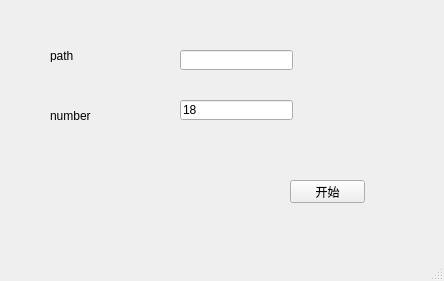
<?xml version="1.0" encoding="UTF-8"?>
<ui version="4.0">
 <class>MainWindow</class>
 <widget class="QMainWindow" name="MainWindow">
  <property name="geometry">
   <rect>
    <x>0</x>
    <y>0</y>
    <width>444</width>
    <height>281</height>
   </rect>
  </property>
  <property name="windowTitle">
   <string>MainWindow</string>
  </property>
  <widget class="QWidget" name="centralwidget">
   <widget class="QLabel" name="label">
    <property name="geometry">
     <rect>
      <x>50</x>
      <y>50</y>
      <width>54</width>
      <height>12</height>
     </rect>
    </property>
    <property name="text">
     <string>path</string>
    </property>
   </widget>
   <widget class="QLabel" name="label_2">
    <property name="geometry">
     <rect>
      <x>50</x>
      <y>110</y>
      <width>54</width>
      <height>12</height>
     </rect>
    </property>
    <property name="text">
     <string>number</string>
    </property>
   </widget>
   <widget class="QLineEdit" name="pathE">
    <property name="geometry">
     <rect>
      <x>180</x>
      <y>50</y>
      <width>113</width>
      <height>20</height>
     </rect>
    </property>
   </widget>
   <widget class="QLineEdit" name="numE">
    <property name="geometry">
     <rect>
      <x>180</x>
      <y>100</y>
      <width>113</width>
      <height>20</height>
     </rect>
    </property>
    <property name="text">
     <string>18</string>
    </property>
   </widget>
   <widget class="QPushButton" name="pushButton">
    <property name="geometry">
     <rect>
      <x>290</x>
      <y>180</y>
      <width>75</width>
      <height>23</height>
     </rect>
    </property>
    <property name="text">
     <string>开始</string>
    </property>
   </widget>
  </widget>
  <widget class="QMenuBar" name="menubar">
   <property name="geometry">
    <rect>
     <x>0</x>
     <y>0</y>
     <width>444</width>
     <height>21</height>
    </rect>
   </property>
  </widget>
  <widget class="QStatusBar" name="statusbar"/>
 </widget>
 <resources/>
 <connections/>
</ui>
